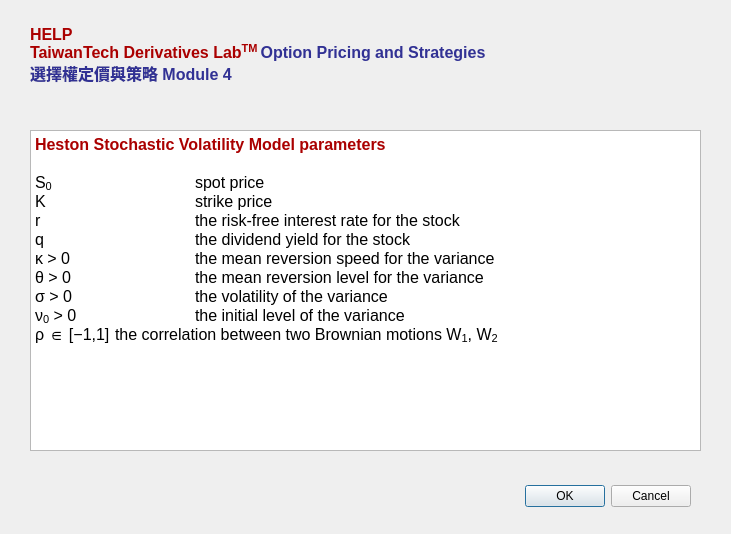
<?xml version="1.0" encoding="UTF-8"?>
<ui version="4.0">
 <class>Dialog</class>
 <widget class="QDialog" name="Dialog">
  <property name="geometry">
   <rect>
    <x>0</x>
    <y>0</y>
    <width>731</width>
    <height>534</height>
   </rect>
  </property>
  <property name="windowTitle">
   <string>Dialog</string>
  </property>
  <widget class="QDialogButtonBox" name="buttonBox">
   <property name="geometry">
    <rect>
     <x>350</x>
     <y>480</y>
     <width>341</width>
     <height>32</height>
    </rect>
   </property>
   <property name="orientation">
    <enum>Qt::Horizontal</enum>
   </property>
   <property name="standardButtons">
    <set>QDialogButtonBox::Cancel|QDialogButtonBox::Ok</set>
   </property>
  </widget>
  <widget class="QLabel" name="label">
   <property name="geometry">
    <rect>
     <x>30</x>
     <y>20</y>
     <width>651</width>
     <height>71</height>
    </rect>
   </property>
   <property name="font">
    <font>
     <family>Microsoft JhengHei UI</family>
     <weight>75</weight>
     <bold>true</bold>
    </font>
   </property>
   <property name="text">
    <string>&lt;html&gt;&lt;head/&gt;&lt;body&gt;&lt;p&gt;&lt;span style=&quot; font-size:12pt; color:#aa0000;&quot;&gt;HELP&lt;br/&gt;TaiwanTech Derivatives Lab&lt;/span&gt;&lt;span style=&quot; font-size:12pt; color:#aa0000; vertical-align:super;&quot;&gt;TM &lt;/span&gt;&lt;span style=&quot; font-size:12pt; color:#313194;&quot;&gt;Option Pricing and Strategies&lt;br/&gt;選擇權定價與策略 Module 4&lt;/span&gt;&lt;/p&gt;&lt;/body&gt;&lt;/html&gt;</string>
   </property>
  </widget>
  <widget class="QTextBrowser" name="textBrowser">
   <property name="geometry">
    <rect>
     <x>30</x>
     <y>130</y>
     <width>671</width>
     <height>321</height>
    </rect>
   </property>
   <property name="html">
    <string>&lt;!DOCTYPE HTML PUBLIC &quot;-//W3C//DTD HTML 4.0//EN&quot; &quot;http://www.w3.org/TR/REC-html40/strict.dtd&quot;&gt;
&lt;html&gt;&lt;head&gt;&lt;meta name=&quot;qrichtext&quot; content=&quot;1&quot; /&gt;&lt;style type=&quot;text/css&quot;&gt;
p, li { white-space: pre-wrap; }
&lt;/style&gt;&lt;/head&gt;&lt;body style=&quot; font-family:'MS Shell Dlg 2'; font-size:7.8pt; font-weight:400; font-style:normal;&quot;&gt;
&lt;p style=&quot; margin-top:0px; margin-bottom:0px; margin-left:0px; margin-right:0px; -qt-block-indent:0; text-indent:0px;&quot;&gt;&lt;span style=&quot; font-size:12pt; font-weight:600; color:#aa0000;&quot;&gt;Heston Stochastic Volatility Model parameters&lt;/span&gt;&lt;/p&gt;
&lt;p style=&quot;-qt-paragraph-type:empty; margin-top:0px; margin-bottom:0px; margin-left:0px; margin-right:0px; -qt-block-indent:0; text-indent:0px; font-size:12pt;&quot;&gt;&lt;br /&gt;&lt;/p&gt;
&lt;p style=&quot; margin-top:0px; margin-bottom:0px; margin-left:0px; margin-right:0px; -qt-block-indent:0; text-indent:0px;&quot;&gt;&lt;span style=&quot; font-size:12pt;&quot;&gt;S&lt;/span&gt;&lt;span style=&quot; font-size:12pt; vertical-align:sub;&quot;&gt;0		&lt;/span&gt;&lt;span style=&quot; font-size:12pt;&quot;&gt;spot price&lt;/span&gt;&lt;/p&gt;
&lt;p style=&quot; margin-top:0px; margin-bottom:0px; margin-left:0px; margin-right:0px; -qt-block-indent:0; text-indent:0px;&quot;&gt;&lt;span style=&quot; font-size:12pt;&quot;&gt;K 		strike price&lt;/span&gt;&lt;/p&gt;
&lt;p style=&quot; margin-top:0px; margin-bottom:0px; margin-left:0px; margin-right:0px; -qt-block-indent:0; text-indent:0px;&quot;&gt;&lt;span style=&quot; font-size:12pt;&quot;&gt;r 		the risk-free interest rate for the stock&lt;/span&gt;&lt;/p&gt;
&lt;p style=&quot; margin-top:0px; margin-bottom:0px; margin-left:0px; margin-right:0px; -qt-block-indent:0; text-indent:0px;&quot;&gt;&lt;span style=&quot; font-size:12pt;&quot;&gt;q 		the dividend yield for the stock&lt;/span&gt;&lt;/p&gt;
&lt;p style=&quot; margin-top:0px; margin-bottom:0px; margin-left:0px; margin-right:0px; -qt-block-indent:0; text-indent:0px;&quot;&gt;&lt;span style=&quot; font-size:12pt;&quot;&gt;κ &amp;gt; 0		the mean reversion speed for the variance&lt;/span&gt;&lt;/p&gt;
&lt;p style=&quot; margin-top:0px; margin-bottom:0px; margin-left:0px; margin-right:0px; -qt-block-indent:0; text-indent:0px;&quot;&gt;&lt;span style=&quot; font-size:12pt;&quot;&gt;θ &amp;gt; 0		the mean reversion level for the variance&lt;/span&gt;&lt;/p&gt;
&lt;p style=&quot; margin-top:0px; margin-bottom:0px; margin-left:0px; margin-right:0px; -qt-block-indent:0; text-indent:0px;&quot;&gt;&lt;span style=&quot; font-size:12pt;&quot;&gt;σ &amp;gt; 0		the volatility of the variance&lt;/span&gt;&lt;/p&gt;
&lt;p style=&quot; margin-top:0px; margin-bottom:0px; margin-left:0px; margin-right:0px; -qt-block-indent:0; text-indent:0px;&quot;&gt;&lt;span style=&quot; font-size:12pt;&quot;&gt;ν&lt;/span&gt;&lt;span style=&quot; font-size:12pt; vertical-align:sub;&quot;&gt;0&lt;/span&gt;&lt;span style=&quot; font-size:12pt;&quot;&gt; &amp;gt; 0		the initial level of the variance&lt;/span&gt;&lt;/p&gt;
&lt;p style=&quot; margin-top:0px; margin-bottom:0px; margin-left:0px; margin-right:0px; -qt-block-indent:0; text-indent:0px;&quot;&gt;&lt;span style=&quot; font-size:12pt;&quot;&gt;ρ ∈ [−1,1]	the correlation between two Brownian motions W&lt;/span&gt;&lt;span style=&quot; font-size:12pt; vertical-align:sub;&quot;&gt;1&lt;/span&gt;&lt;span style=&quot; font-size:12pt;&quot;&gt;, W&lt;/span&gt;&lt;span style=&quot; font-size:12pt; vertical-align:sub;&quot;&gt;2&lt;/span&gt;&lt;span style=&quot; font-size:12pt;&quot;&gt; &lt;/span&gt;&lt;/p&gt;&lt;/body&gt;&lt;/html&gt;</string>
   </property>
  </widget>
 </widget>
 <resources/>
 <connections>
  <connection>
   <sender>buttonBox</sender>
   <signal>accepted()</signal>
   <receiver>Dialog</receiver>
   <slot>accept()</slot>
   <hints>
    <hint type="sourcelabel">
     <x>248</x>
     <y>254</y>
    </hint>
    <hint type="destinationlabel">
     <x>157</x>
     <y>274</y>
    </hint>
   </hints>
  </connection>
  <connection>
   <sender>buttonBox</sender>
   <signal>rejected()</signal>
   <receiver>Dialog</receiver>
   <slot>reject()</slot>
   <hints>
    <hint type="sourcelabel">
     <x>316</x>
     <y>260</y>
    </hint>
    <hint type="destinationlabel">
     <x>286</x>
     <y>274</y>
    </hint>
   </hints>
  </connection>
 </connections>
</ui>
